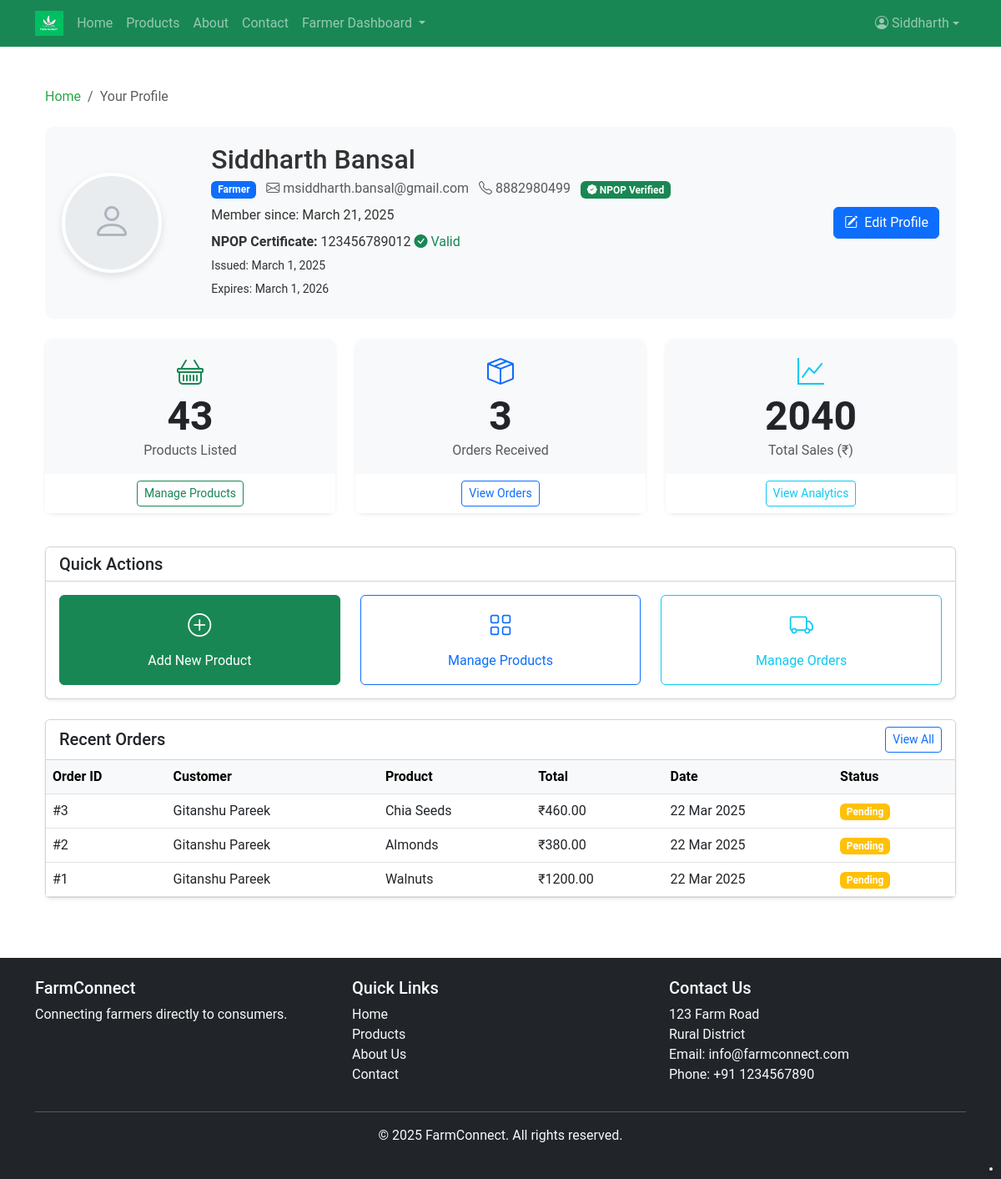
/profile/ (signed in), run on an earlier commit of the app's database.
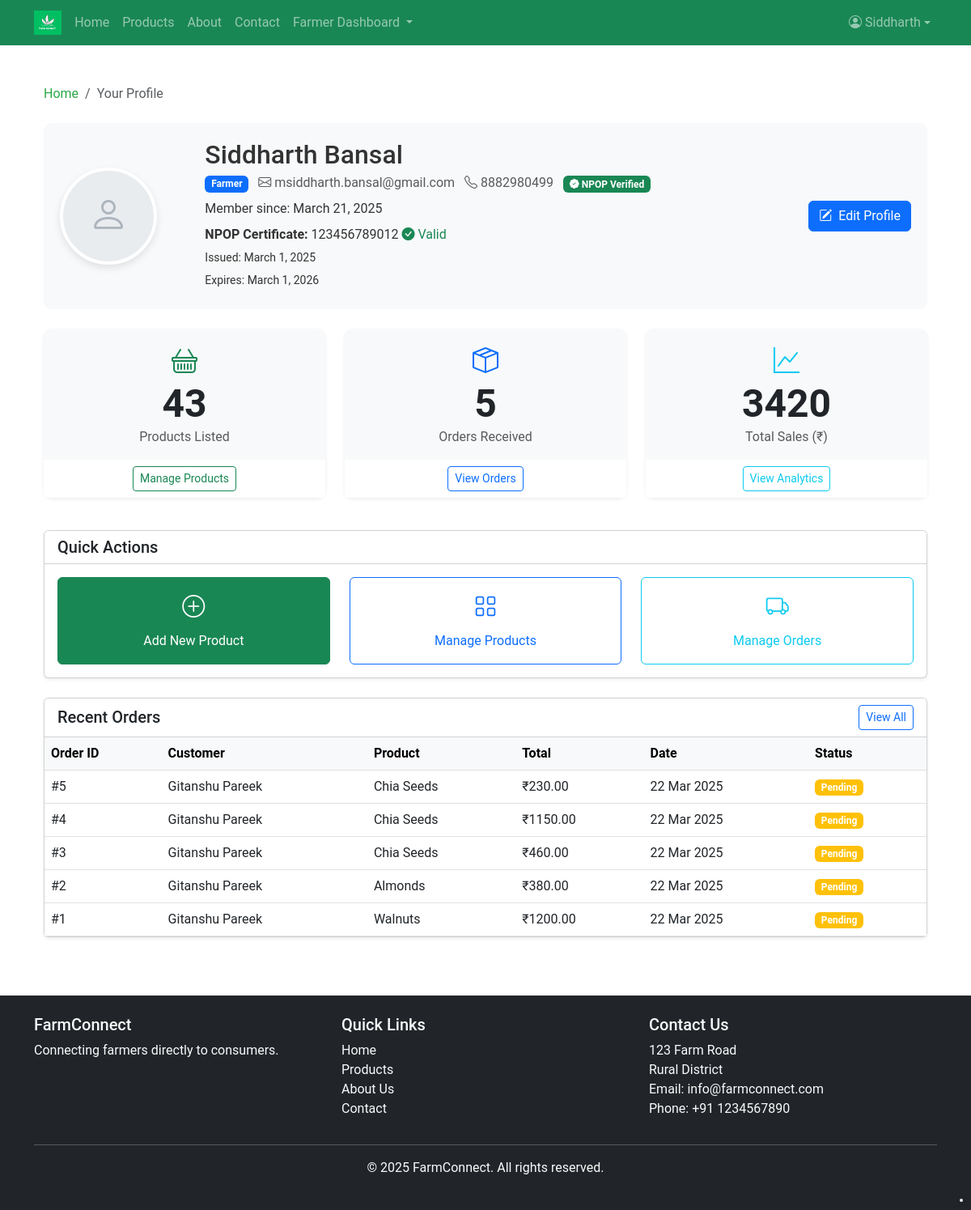
And on a later commit of the database.
### farm_core/models.py (models this page shows, shortened)
class Order(models.Model):
    STATUS_CHOICES = (
        ('pending', 'Pending'),
        ('processing', 'Processing'),
        ('shipped', 'Shipped'),
        ('delivered', 'Delivered'),
        ('cancelled', 'Cancelled'),
    )
    consumer = models.ForeignKey(User, on_delete=models.CASCADE, related_name='orders')
    product = models.ForeignKey(Product, on_delete=models.CASCADE, related_name='orders')
    quantity = models.PositiveIntegerField(default=1)
    total_price = models.DecimalField(max_digits=10, decimal_places=2)
    status = models.CharField(max_length=20, choices=STATUS_CHOICES, default='pending')
    shipping_address = models.TextField()
    order_date = models.DateTimeField(auto_now_add=True)
    updated_at = models.DateTimeField(auto_now=True)
    cancellation_reason = models.TextField(blank=True, null=True)
    tracking_number = models.CharField(max_length=100, blank=True, null=True)
    notes = models.TextField(blank=True, null=True)
    processing_date = models.DateTimeField(blank=True, null=True)
    shipped_date = models.DateTimeField(blank=True, null=True)
    delivered_date = models.DateTimeField(blank=True, null=True)
    cancelled_date = models.DateTimeField(blank=True, null=True)

class User(AbstractUser):
    USER_TYPE_CHOICES = (
        ('farmer', 'Farmer'),
        ('consumer', 'Consumer'),
    )
    user_type = models.CharField(max_length=10, choices=USER_TYPE_CHOICES, default='consumer')
    phone = models.CharField(max_length=15, blank=True, null=True)
    address = models.TextField(blank=True, null=True)
    profile_pic = models.ImageField(upload_to='profile_pics/', blank=True, null=True)
    npop_certificate_number = models.CharField(max_length=100, blank=True, null=True)
    npop_certificate_issue_date = models.DateField(blank=True, null=True)
    npop_certificate_expiry_date = models.DateField(blank=True, null=True)
    npop_certificate_file = models.FileField(upload_to='npop_certificates/', blank=True, null=True)
    @property
    def is_npop_verified(self):
        from datetime import date
        if self.user_type != 'farmer':
            return False
        if not self.npop_certificate_number or not self.npop_certificate_expiry_date:
            return False
        return self.npop_certificate_expiry_date >= date.today()

class Product(models.Model):
    UNIT_CHOICES = (
        ('kg', 'Kilogram'),
        ('g', 'Gram'),
        ('l', 'Liter'),
        ('ml', 'Milliliter'),
        ('piece', 'Piece'),
        ('dozen', 'Dozen'),
        ('bundle', 'Bundle'),
        ('box', 'Box'),
        ('bag', 'Bag'),
        ('packet', 'Packet'),
    )
    name = models.CharField(max_length=200)
    description = models.TextField()
    price = models.DecimalField(max_digits=10, decimal_places=2)
    discount_price = models.DecimalField(max_digits=10, decimal_places=2, blank=True, null=True)
    quantity_available = models.PositiveIntegerField(default=0)
    category = models.ForeignKey(ProductCategory, on_delete=models.CASCADE, related_name='products')
    unit = models.CharField(max_length=10, choices=UNIT_CHOICES, default='kg')
    farmer = models.ForeignKey(User, on_delete=models.CASCADE, related_name='products')
    image = models.ImageField(upload_to='product_images/', blank=True, null=True)
    created_at = models.DateTimeField(auto_now_add=True)
    updated_at = models.DateTimeField(auto_now=True)
    is_organic = models.BooleanField(default=False)
    is_available = models.BooleanField(default=True)
    harvest_date = models.DateField(blank=True, null=True)
    expiry_date = models.DateField(blank=True, null=True)
    nutritional_info = models.TextField(blank=True, null=True)

### farm_core/views.py (the view, shortened to what this page needs)
# urls.py: path('profile/', views.ProfileView.as_view(), name='profile'),
class ProfileView(LoginRequiredMixin, DetailView):
    model = User
    template_name = 'farm_core/profile/view.html'
    context_object_name = 'profile_user'
    def get_object(self):
        return self.request.user
    def get_context_data(self, **kwargs):
        context = super().get_context_data(**kwargs)
        user = self.get_object()
        cart = self.request.session.get('cart', {})
        context['cart_count'] = sum(int(quantity) for quantity in cart.values())
        try:
            if user.user_type == 'farmer':
                context['products_count'] = Product.objects.filter(farmer=user).count()
                from django.db import connection
                cursor = connection.cursor()
                cursor.execute("PRAGMA table_info(farm_core_order)")
                has_new_fields = any(row[1] == 'cancellation_reason' for row in cursor.fetchall())
                if has_new_fields:
                    context['orders_count'] = Order.objects.filter(product__farmer=user).count()
                    context['recent_orders'] = Order.objects.filter(
                        product__farmer=user
                    ).order_by('-order_date')[:5]
                    sales = Order.objects.filter(product__farmer=user)
                    context['sales_total'] = sales.aggregate(total=Sum('total_price'))['total'] or 0
                else:
                    context['orders_count'] = 0
                    context['recent_orders'] = []
                    context['sales_total'] = 0
                    from django.shortcuts import redirect
                    messages.warning(self.request, _('Database needs to be updated. Please run the migrations.'))
        except Exception as e:
            context['error_message'] = str(e)
            context['products_count'] = 0
            context['orders_count'] = 0
            context['recent_orders'] = []
            context['sales_total'] = 0
            context['wishlist_count'] = 0
            import logging
            logger = logging.getLogger(__name__)
            logger.error(f"Error in ProfileView: {str(e)}")
            messages.error(self.request, _('There was an error loading your profile data. Please try running the migrations.'))
        return context

### farm_core/templates/farm_core/profile/view.html (shortened to what the changed rows need)
{% extends 'farm_core/base.html' %}
{% load i18n %}
{% load static %}
{% block content %}
<div class="container py-4">
    <div class="profile-header mb-4">
        <div class="row align-items-center">
            <div class="col-md-7 mb-3 mb-md-0">
                <h1 class="h2 mb-1">{{ profile_user.get_full_name|default:profile_user.username }}</h1>
            </div>
        </div>
    </div>
    {% if profile_user.user_type == 'farmer' %}
    <div class="row mb-4">
        <div class="col-md-4 mb-3">
            <div class="card h-100 stat-card border-0 shadow-sm">
                <div class="card-body text-center">
                    <i class="bi bi-basket text-success stat-icon"></i>
                    <h3 class="display-5 fw-bold mb-0">{{ products_count }}</h3>
                    <p class="text-muted mb-0">{% trans "Products Listed" %}</p>
                </div>
                <div class="card-footer bg-white border-0 text-center">
                    <a href="{% url 'farm_core:farmer_products' %}" class="btn btn-sm btn-outline-success">{% trans "Manage Products" %}</a>
                </div>
            </div>
        </div>
        <div class="col-md-4 mb-3">
            <div class="card h-100 stat-card border-0 shadow-sm">
                <div class="card-body text-center">
                    <i class="bi bi-box-seam text-primary stat-icon"></i>
                    <h3 class="display-5 fw-bold mb-0">{{ orders_count }}</h3>
                    <p class="text-muted mb-0">{% trans "Orders Received" %}</p>
                </div>
                <div class="card-footer bg-white border-0 text-center">
                    <a href="{% url 'farm_core:farmer_orders' %}" class="btn btn-sm btn-outline-primary">{% trans "View Orders" %}</a>
                </div>
            </div>
        </div>
        <div class="col-md-4 mb-3">
            <div class="card h-100 stat-card border-0 shadow-sm">
                <div class="card-body text-center">
                    <i class="bi bi-graph-up text-info stat-icon"></i>
                    <h3 class="display-5 fw-bold mb-0">{{ sales_total|default:"0" }}</h3>
                    <p class="text-muted mb-0">{% trans "Total Sales (₹)" %}</p>
                </div>
                <div class="card-footer bg-white border-0 text-center">
                    <a href="{% url 'farm_core:farmer_dashboard' %}" class="btn btn-sm btn-outline-info">{% trans "View Analytics" %}</a>
                </div>
            </div>
        </div>
    </div>
    <div class="card shadow-sm mb-4">
        <div class="card-header bg-white">
            <h5 class="mb-0">{% trans "Quick Actions" %}</h5>
        </div>
        <div class="card-body">
            <div class="row">
                <div class="col-md-4 mb-3 mb-md-0">
                    <a href="{% url 'farm_core:add_product' %}" class="btn btn-success w-100 h-100 py-3">
                        <i class="bi bi-plus-circle fs-3 d-block mb-2"></i>
                        {% trans "Add New Product" %}
                    </a>
                </div>
                <div class="col-md-4 mb-3 mb-md-0">
                    <a href="{% url 'farm_core:farmer_products' %}" class="btn btn-outline-primary w-100 h-100 py-3">
                        <i class="bi bi-grid fs-3 d-block mb-2"></i>
                        {% trans "Manage Products" %}
                    </a>
                </div>
                <div class="col-md-4">
                    <a href="{% url 'farm_core:farmer_orders' %}" class="btn btn-outline-info w-100 h-100 py-3">
                        <i class="bi bi-truck fs-3 d-block mb-2"></i>
                        {% trans "Manage Orders" %}
                    </a>
                </div>
            </div>
        </div>
    </div>
    <div class="card shadow-sm">
        <div class="card-header bg-white">
            <div class="d-flex justify-content-between align-items-center">
                <h5 class="mb-0">{% trans "Recent Orders" %}</h5>
                <a href="{% url 'farm_core:farmer_orders' %}" class="btn btn-sm btn-outline-primary">{% trans "View All" %}</a>
            </div>
        </div>
        <div class="card-body p-0">
            <div class="table-responsive">
                <table class="table table-hover mb-0">
                    <thead class="table-light">
                        <tr>
                            <th scope="col">{% trans "Order ID" %}</th>
                            <th scope="col">{% trans "Customer" %}</th>
                            <th scope="col">{% trans "Product" %}</th>
                            <th scope="col">{% trans "Total" %}</th>
                            <th scope="col">{% trans "Date" %}</th>
                            <th scope="col">{% trans "Status" %}</th>
                        </tr>
                    </thead>
                    <tbody>
                        {% for order in recent_orders %}
                        <tr>
                            <td>#{{ order.id }}</td>
                            <td>{{ order.consumer.get_full_name|default:order.consumer.username }}</td>
                            <td>{{ order.product.name }}</td>
                            <td>₹{{ order.total_price }}</td>
                            <td>{{ order.order_date|date:"d M Y" }}</td>
                            <td>
                                {% if order.status == 'pending' %}
                                <span class="badge bg-warning">{% trans "Pending" %}</span>
                                {% elif order.status == 'processing' %}
                                <span class="badge bg-info">{% trans "Processing" %}</span>
                                {% elif order.status == 'shipped' %}
                                <span class="badge bg-primary">{% trans "Shipped" %}</span>
                                {% elif order.status == 'delivered' %}
                                <span class="badge bg-success">{% trans "Delivered" %}</span>
                                {% elif order.status == 'cancelled' %}
                                <span class="badge bg-danger">{% trans "Cancelled" %}</span>
                                {% endif %}
                            </td>
                        </tr>
                        {% empty %}
                        <tr>
                            <td colspan="6" class="text-center py-4">
                                <p class="text-muted mb-0">{% trans "No orders received yet." %}</p>
                            </td>
                        </tr>
                        {% endfor %}
                    </tbody>
                </table>
            </div>
        </div>
    </div>
    {% endif %}
</div>
{% endblock %}

What changed in the data, as far as the page shows it:
added Order: id "5", consumer.get_full_name "Gitanshu Pareek", product.name "Chia Seeds", total_price "230.00", order_date "22 Mar 2025"
added Order: id "4", consumer.get_full_name "Gitanshu Pareek", product.name "Chia Seeds", total_price "1150.00", order_date "22 Mar 2025"
Also different on the page:
{{ orders_count }}: "3" → "5"
{{ sales_total|default:"0" }}: "2040" → "3420"
